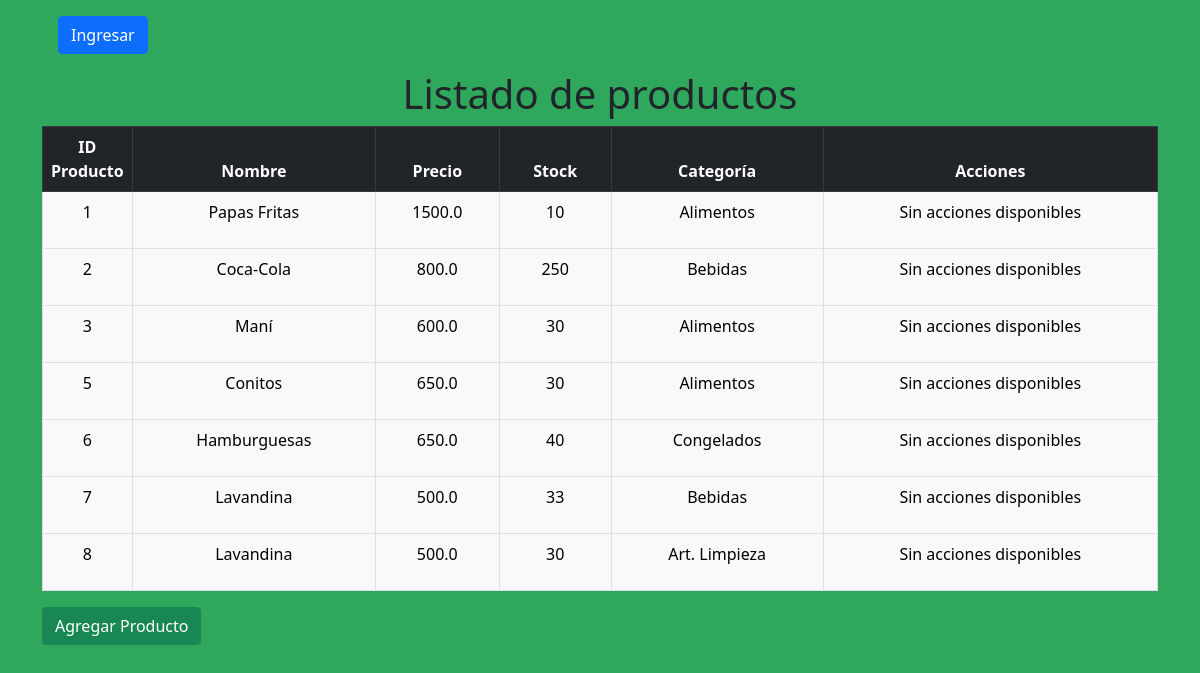
The page / on the database its author committed.
### inventario/models.py (models this page shows, shortened)
class Productos(models.Model):
    nombre = models.CharField(max_length=30, null=False)
    precio = models.FloatField()
    stock  = models.IntegerField(default=0)
    categoria_fk=models.ForeignKey(Categorias, on_delete=models.CASCADE, null=True,default=1)#esta sera la foreign key que nos relaciona con la class categorias
    class Meta:
        managed= True
        verbose_name='Producto'
        verbose_name_plural= 'Productos'

class Categorias(models.Model):
    category_name=models.CharField(max_length=20)
    def __str__(self):
        return self.category_name
    class Meta:
        db_table = ''
        managed = True
        verbose_name = 'Categoría'
        verbose_name_plural = 'Categorías'

### inventario/views.py (the view)
# urls.py: path('', listarProductos, name="base"),
def listarProductos(req):
    productos=Productos.objects.all() #SELECT * FROM productos
    categorias= Categorias.objects.all()#SELECT * FROM categorias
    formulario= FormProducto()
    contexto={"productos":productos, "categorias":categorias, "formulario":formulario}#el string es el tipo de nombre que le voy a dar para renderizarlo en el html, el any va a ser cualquier objeto que le quiera pasar, el objeto va a ser un diccionario
    return render(req,'index.html',contexto)

### inventario/templates/index.html (shortened to what this page needs)
{% extends "base.html" %}
{% block content %}
<div class="container p-3">
  {% if user.is_authenticated %}
  <a href="{% url 'logout' %}"><button type="button" class="btn btn-dark">Salir</button> </a>
  <span> Bienvenido nuevamente {{user.first_name}}</span>
  {%else %}
  <a href="{% url 'login' %}"><button type="button" class="btn btn-primary">Ingresar</button> </a>
  {% endif %}
</div>
<div class="container text-center">
  <h1>Listado de productos</h1>
</div>
<table class="table table-light table-bordered text-center">
  <thead class="table-dark">
    <tr>
      <th width="5%" scope="col">ID Producto</th>
      <th scope="col">Nombre</th>
      <th scope="col">Precio</th>
      <th scope="col">Stock</th>
      <th scope="col">Categoría</th>
      <th width="30%">Acciones</th>
    </tr>
  </thead>
  <tbody>
    {% for item in productos %}
    <tr>
      <td>{{item.id}}</td>
      <td>{{item.nombre}}</td>
      <td>{{item.precio}}</td>
      <td>{{item.stock}}</td>
      <td>{{item.categoria_fk}}</td>
      <td>
        {% if user.is_authenticated and user.username == "admin" %}
        <a href="{% url 'editar' item.id %}"><button type="button" class="btn btn-warning">Editar</button></a>
        <a href="{% url 'eliminar' item.id %}"><button type="button" class="btn btn-danger">Eliminar</button></a>
        {% else %}
        <span>
          <p>Sin acciones disponibles</p>
        </span>
        {% endif %}
      </td>
    </tr>
    {% endfor %}
  </tbody>
</table>
<button type="button" class="btn btn-success" data-bs-toggle="modal" data-bs-target="#crearProducto">
  Agregar Producto
</button>
{% endblock content %}

### inventario/templates/base.html (shortened to what this page needs)
<!DOCTYPE html>
<html lang="en">
<head>
    <link href="https://cdn.jsdelivr.net/npm/bootstrap@5.0.2/dist/css/bootstrap.min.css" rel="stylesheet"
>
    {% load static %}
    <link rel="stylesheet" href="{% static 'css/styles.css' %}">
</head>
<body>
    <div class="container">
        {% block content %}
        {% endblock content %}
    </div>
</body>
</html>

### inventario/static/css/styles.css (style rules this page uses)
body { background-color: rgb(47, 168, 94); }

### rows shown on the page
Productos: id "1", nombre "Papas Fritas", precio "1500.0", stock "10", categoria_fk "Alimentos"
Productos: id "2", nombre "Coca-Cola", precio "800.0", stock "250", categoria_fk "Bebidas"
Productos: id "3", nombre "Maní", precio "600.0", stock "30", categoria_fk "Alimentos"
Productos: id "5", nombre "Conitos", precio "650.0", stock "30", categoria_fk "Alimentos"
Productos: id "6", nombre "Hamburguesas", precio "650.0", stock "40", categoria_fk "Congelados"
Productos: id "7", nombre "Lavandina", precio "500.0", stock "33", categoria_fk "Bebidas"
Productos: id "8", nombre "Lavandina", precio "500.0", stock "30", categoria_fk "Art. Limpieza"
